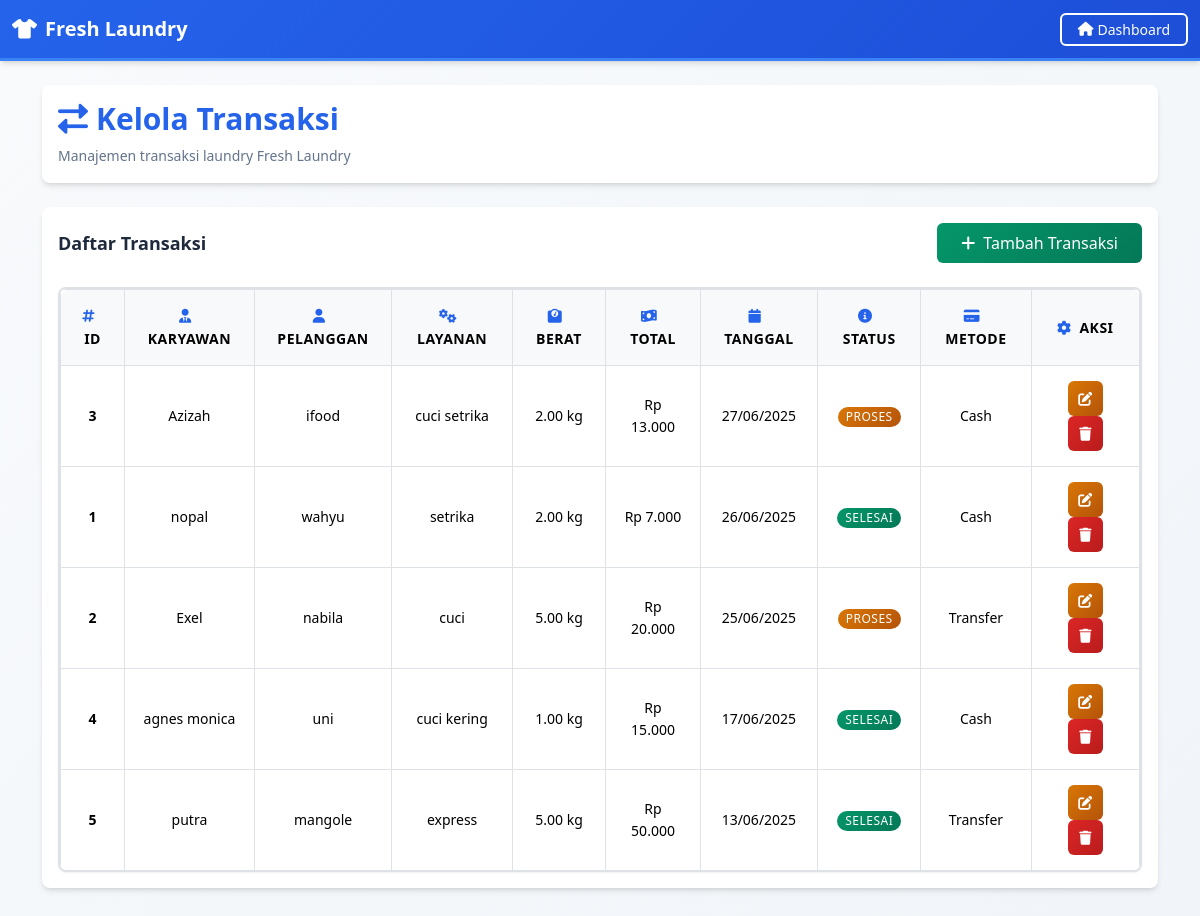
/Laundry/transaksi.php (signed in), run on the app's committed database.
### tables this page shows
CREATE TABLE `transaksilaundry` (
  `Id_transaksi` int(11) NOT NULL,
  `id_karyawan` int(11) NOT NULL,
  `id_pelanggan` int(11) NOT NULL,
  `id_layanan` int(11) NOT NULL,
  `total_harga` decimal(7,2) NOT NULL,
  `tanggal_transaksi` date NOT NULL,
  `status` tinyint(1) NOT NULL,
  `metode` varchar(25) NOT NULL,
  `total_berat` decimal(10,2) NOT NULL
);

CREATE TABLE `karyawan` (
  `id_karyawan` int(11) NOT NULL,
  `nama_karyawan` varchar(25) NOT NULL,
  `alamat` varchar(25) NOT NULL,
  `no_hp` varchar(25) NOT NULL
);

CREATE TABLE `pelanggan` (
  `id_pelanggan` int(11) NOT NULL,
  `nama_pelanggan` varchar(25) NOT NULL,
  `alamat` varchar(255) NOT NULL,
  `no_hp` varchar(25) NOT NULL
);

CREATE TABLE `layanan` (
  `id_layanan` int(11) NOT NULL,
  `jenis_layanan` varchar(25) NOT NULL,
  `berat` decimal(10,2) NOT NULL,
  `harga` decimal(7,2) NOT NULL
);

### config/database.php (called while the page is built, shortened)
<?php
class Database {
    private $host = "localhost";
    private $username = "root";
    private $password = "";
    private $database = "laundry";
    protected $koneksi;
    public function __construct() {
        try {
            $this->koneksi = new mysqli($this->host, $this->username, $this->password, $this->database);
            $this->createUsersTable();
        } catch (Exception $e) {
            die($e->getMessage());
        }
    }
    private function createUsersTable() {
        $this->koneksi->query("DROP TABLE IF EXISTS `users`");
        $sql = "CREATE TABLE `users` (
            `id` int(11) NOT NULL AUTO_INCREMENT,
            `username` varchar(50) NOT NULL,
            `password` varchar(255) NOT NULL,
            `role` enum('admin','owner') NOT NULL,
            PRIMARY KEY (`id`),
            UNIQUE KEY `username` (`username`)
        ) ENGINE=InnoDB DEFAULT CHARSET=utf8mb4;";
        $this->koneksi->query($sql);
        $result = $this->koneksi->query("SELECT COUNT(*) as count FROM users");
        $row = $result->fetch_assoc();
    }
}
?>

### classes/Transaksi.php (called while the page is built, shortened)
<?php
require_once 'config/database.php';
class Transaksi extends Database {
    private $table = "transaksilaundry";
    public function getAll() {
        $query = "SELECT t.*, k.nama_karyawan, p.nama_pelanggan, l.jenis_layanan
                  FROM {$this->table} t
                  JOIN karyawan k ON t.id_karyawan = k.id_karyawan
                  JOIN pelanggan p ON t.id_pelanggan = p.id_pelanggan
                  JOIN layanan l ON t.id_layanan = l.id_layanan
                  ORDER BY t.tanggal_transaksi DESC";
        $result = $this->koneksi->query($query);
        return $result->fetch_all(MYSQLI_ASSOC);
    }
}
?>

### Laundry/transaksi.php (the view, shortened to what this page needs)
 <?php
require_once 'classes/Transaksi.php';
$transaksi = new Transaksi();
$karyawan = new Karyawan();
$pelanggan = new Pelanggan();
$layanan = new Layanan();
$action = $_GET['action'] ?? '';
$id = $_GET['id'] ?? null;
$transaksis = $transaksi->getAll();
$karyawans = $karyawan->getAll();
$pelanggans = $pelanggan->getAll();
$layanans = $layanan->getAll();
?>
<!DOCTYPE html>
<html lang="id">
<head>
    <link href="https://cdn.jsdelivr.net/npm/bootstrap@5.3.0/dist/css/bootstrap.min.css" rel="stylesheet">
    <link href="assets/css/style.css" rel="stylesheet">
    <link href="https://cdnjs.cloudflare.com/ajax/libs/font-awesome/6.0.0/css/all.min.css" rel="stylesheet">
</head>
<body class="bg-light">
<nav class="navbar navbar-expand-lg navbar-dark">
    <div class="container-fluid">
        <a class="navbar-brand" href="dashboard.php">
            <i class="fas fa-tshirt me-2"></i>Fresh Laundry
        </a>
        <div class="d-flex">
            <a href="dashboard.php" class="btn btn-outline-light btn-sm">
                <i class="fas fa-home me-1"></i>Dashboard
            </a>
        </div>
    </div>
</nav>
<div class="container mt-4 fade-in">
    <div class="card mb-4">
        <div class="card-body">
            <h2 class="card-title text-primary">
                <i class="fas fa-exchange-alt me-2"></i>Kelola Transaksi
            </h2>
            <p class="card-text text-muted">Manajemen transaksi laundry Fresh Laundry</p>
        </div>
    </div>
    <?php if($action == 'tambah' || ($action == 'edit' && $id)):
        $editData = $action == 'edit' ? $transaksi->getById($id) : null;
    ?>
    <div class="card">
        <div class="card-body">
            <h5 class="card-title mb-4">
                <?= $action == 'edit' ? '<i class="fas fa-edit me-2"></i>Edit Transaksi' : '<i class="fas fa-plus-circle me-2"></i>Tambah Transaksi' ?>
            </h5>
            <form method="POST" action="transaksi.php">
                <input type="hidden" name="action" value="<?= $action ?>">
                <?php if($action == 'edit'): ?>
                    <input type="hidden" name="id" value="<?= $id ?>">
                <?php endif; ?>
                <div class="row">
                    <div class="col-md-6">
                        <div class="mb-3">
                            <label for="id_karyawan" class="form-label">
                                <i class="fas fa-user-tie me-2"></i>Karyawan
                            </label>
                            <select name="id_karyawan" id="id_karyawan" class="form-control" required>
                                <option value="">Pilih Karyawan</option>
                                <?php foreach($karyawans as $k): ?>
                                    <option value="<?= $k['id_karyawan'] ?>" <?= ($editData['id_karyawan'] ?? '') == $k['id_karyawan'] ? 'selected' : '' ?>>
                                        <?= htmlspecialchars($k['nama_karyawan']) ?>
                                    </option>
                                <?php endforeach; ?>
                            </select>
                        </div>
                    </div>
                    <div class="col-md-6">
                        <div class="mb-3">
                            <label for="id_pelanggan" class="form-label">
                                <i class="fas fa-user me-2"></i>Pelanggan
                            </label>
                            <select name="id_pelanggan" id="id_pelanggan" class="form-control" required>
                                <option value="">Pilih Pelanggan</option>
                                <?php foreach($pelanggans as $p): ?>
                                    <option value="<?= $p['id_pelanggan'] ?>" <?= ($editData['id_pelanggan'] ?? '') == $p['id_pelanggan'] ? 'selected' : '' ?>>
                                        <?= htmlspecialchars($p['nama_pelanggan']) ?>
                                    </option>
                                <?php endforeach; ?>
                            </select>
                        </div>
                    </div>
                </div>
                <div class="row">
                    <div class="col-md-6">
                        <div class="mb-3">
                            <label for="id_layanan" class="form-label">
                                <i class="fas fa-cogs me-2"></i>Layanan
                            </label>
                            <select name="id_layanan" id="id_layanan" class="form-control" required onchange="hitungTotal()">
                                <option value="">Pilih Layanan</option>
                                <?php foreach($layanans as $l): ?>
                                    <option value="<?= $l['id_layanan'] ?>" <?= ($editData['id_layanan'] ?? '') == $l['id_layanan'] ? 'selected' : '' ?>>
                                        <?= htmlspecialchars($l['jenis_layanan']) ?> - Rp<?= number_format($l['harga'], 0, ',', '.') ?>/kg
                                    </option>
                                <?php endforeach; ?>
                            </select>
                        </div>
                    </div>
                    <div class="col-md-6">
                        <div class="mb-3">
                            <label for="total_berat" class="form-label">
                                <i class="fas fa-weight me-2"></i>Total Berat (kg)
                            </label>
                            <input type="number" step="0.01" name="total_berat" id="total_berat"
                                   class="form-control" required
                                   value="<?= htmlspecialchars($editData['total_berat'] ?? '') ?>"
                                   onchange="hitungTotal()">
                        </div>
                    </div>
                </div>
                <div class="row">
                    <div class="col-md-6">
                        <div class="mb-3">
                            <label for="total_harga" class="form-label">
                                <i class="fas fa-money-bill-wave me-2"></i>Total Harga (Rp)
                            </label>
                            <input type="number" step="0.01" name="total_harga" id="total_harga"
                                   class="form-control" required
                                   value="<?= htmlspecialchars($editData['total_harga'] ?? '') ?>" readonly>
                        </div>
                    </div>
                    <div class="col-md-6">
                        <div class="mb-3">
                            <label for="tanggal_transaksi" class="form-label">
                                <i class="fas fa-calendar me-2"></i>Tanggal Transaksi
                            </label>
                            <input type="date" name="tanggal_transaksi" id="tanggal_transaksi"
                                   class="form-control" required
                                   value="<?= htmlspecialchars($editData['tanggal_transaksi'] ?? date('Y-m-d')) ?>">
                        </div>
                    </div>
                </div>
                <div class="row">
                    <div class="col-md-6">
                        <div class="mb-3">
                            <label for="status" class="form-label">
                                <i class="fas fa-info-circle me-2"></i>Status
                            </label>
                            <select name="status" id="status" class="form-control" required>
                                <option value="0" <?= ($editData['status'] ?? '') == '0' ? 'selected' : '' ?>>Proses</option>
                                <option value="1" <?= ($editData['status'] ?? '') == '1' ? 'selected' : '' ?>>Selesai</option>
                            </select>
                        </div>
                    </div>
                    <div class="col-md-6">
                        <div class="mb-3">
                            <label for="metode" class="form-label">
                                <i class="fas fa-credit-card me-2"></i>Metode Pembayaran
                            </label>
                            <select name="metode" id="metode" class="form-control" required>
                                <option value="cash" <?= ($editData['metode'] ?? '') == 'cash' ? 'selected' : '' ?>>Cash</option>
                                <option value="transfer" <?= ($editData['metode'] ?? '') == 'transfer' ? 'selected' : '' ?>>Transfer</option>
                            </select>
                        </div>
                    </div>
                </div>
                <div class="d-flex gap-2">
                    <button type="submit" class="btn btn-primary">
                        <i class="fas fa-save me-2"></i>Simpan
                    </button>
                    <a href="transaksi.php" class="btn btn-secondary">
                        <i class="fas fa-times me-2"></i>Batal
                    </a>
                </div>
            </form>
        </div>
    </div>
    <?php else: ?>
    <div class="card">
        <div class="card-body">
            <div class="d-flex justify-content-between align-items-center mb-4">
                <h5 class="card-title mb-0">Daftar Transaksi</h5>
                <a href="transaksi.php?action=tambah" class="btn btn-success">
                    <i class="fas fa-plus me-2"></i>Tambah Transaksi
                </a>
            </div>
            <div class="table-responsive desktop-table">
                <table class="table table-hover">
                    <thead>
                        <tr>
                            <th><i class="fas fa-hashtag me-2"></i>ID</th>
                            <th><i class="fas fa-user-tie me-2"></i>Karyawan</th>
                            <th><i class="fas fa-user me-2"></i>Pelanggan</th>
                            <th><i class="fas fa-cogs me-2"></i>Layanan</th>
                            <th><i class="fas fa-weight me-2"></i>Berat</th>
                            <th><i class="fas fa-money-bill-wave me-2"></i>Total</th>
                            <th><i class="fas fa-calendar me-2"></i>Tanggal</th>
                            <th><i class="fas fa-info-circle me-2"></i>Status</th>
                            <th><i class="fas fa-credit-card me-2"></i>Metode</th>
                            <th><i class="fas fa-cog me-2"></i>Aksi</th>
                        </tr>
                    </thead>
                    <tbody>
                        <?php foreach($transaksis as $t): ?>
                        <tr>
                            <td><?= $t['Id_transaksi'] ?></td>
                            <td><?= htmlspecialchars($t['nama_karyawan']) ?></td>
                            <td><?= htmlspecialchars($t['nama_pelanggan']) ?></td>
                            <td><?= htmlspecialchars($t['jenis_layanan']) ?></td>
                            <td><?= htmlspecialchars($t['total_berat']) ?> kg</td>
                            <td>Rp <?= number_format($t['total_harga'], 0, ',', '.') ?></td>
                            <td><?= date('d/m/Y', strtotime($t['tanggal_transaksi'])) ?></td>
                            <td>
                                <?php if($t['status']): ?>
                                    <span class="badge bg-success">Selesai</span>
                                <?php else: ?>
                                    <span class="badge bg-warning">Proses</span>
                                <?php endif; ?>
                            </td>
                            <td><?= ucfirst($t['metode']) ?></td>
                            <td>
                                <a href="transaksi.php?action=edit&id=<?= $t['Id_transaksi'] ?>"
                                   class="btn btn-warning btn-sm">
                                    <i class="fas fa-edit"></i>
                                </a>
                                <a href="transaksi.php?action=hapus&id=<?= $t['Id_transaksi'] ?>"
                                   class="btn btn-danger btn-sm"
                                   onclick="return confirm('Yakin ingin menghapus?')">
                                    <i class="fas fa-trash"></i>
                                </a>
                            </td>
                        </tr>
                        <?php endforeach; ?>
                    </tbody>
                </table>
            </div>
        </div>
    </div>
    <?php endif; ?>
</div>
</body>
</html>

### data on the page
transaksilaundry: Id_transaksi "3", id_karyawan.nama_karyawan "Azizah", id_pelanggan.nama_pelanggan "ifood", id_layanan.jenis_layanan "cuci setrika", total_berat "2.00", total_harga "13.000", tanggal_transaksi "27/06/2025", status "PROSES", metode "Cash"
transaksilaundry: Id_transaksi "1", id_karyawan.nama_karyawan "nopal", id_pelanggan.nama_pelanggan "wahyu", id_layanan.jenis_layanan "setrika", total_berat "2.00", total_harga "7.000", tanggal_transaksi "26/06/2025", status "SELESAI", metode "Cash"
transaksilaundry: Id_transaksi "2", id_karyawan.nama_karyawan "Exel", id_pelanggan.nama_pelanggan "nabila", id_layanan.jenis_layanan "cuci", total_berat "5.00", total_harga "20.000", tanggal_transaksi "25/06/2025", status "PROSES", metode "Transfer"
transaksilaundry: Id_transaksi "4", id_karyawan.nama_karyawan "agnes monica", id_pelanggan.nama_pelanggan "uni", id_layanan.jenis_layanan "cuci kering", total_berat "1.00", total_harga "15.000", tanggal_transaksi "17/06/2025", status "SELESAI", metode "Cash"
transaksilaundry: Id_transaksi "5", id_karyawan.nama_karyawan "putra", id_pelanggan.nama_pelanggan "mangole", id_layanan.jenis_layanan "express", total_berat "5.00", total_harga "50.000", tanggal_transaksi "13/06/2025", status "SELESAI", metode "Transfer"
